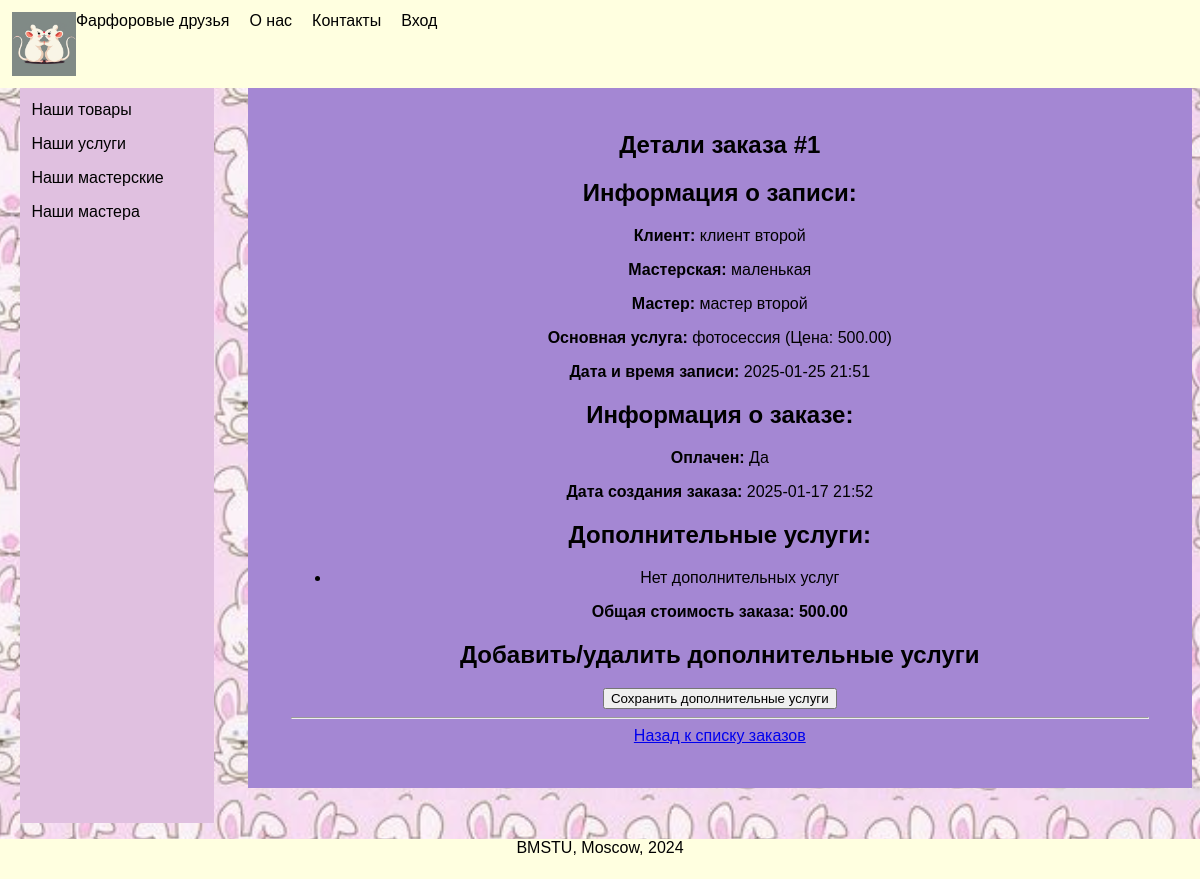
The app's page /orders/1/ with its own data.
### nirs_app/models.py (models this page shows, shortened)
class Order(models.Model):
    appointment = models.ForeignKey(Appointment, on_delete=models.DO_NOTHING)
    purchase_date = models.DateTimeField(null=False, auto_now_add=True)
    is_paid = models.BooleanField(default=False)
    def get_total_amount(self):
        main_service_price = self.appointment.main_service.price
        additional_services_price = self.orderadditionalservice_set.aggregate(
            total_price=models.Sum('service__price')
        )['total_price'] or 0
        return main_service_price + additional_services_price

class Appointment(models.Model):
    workshop = models.ForeignKey(Workshop, on_delete=models.DO_NOTHING)
    master = models.ForeignKey(Master, on_delete=models.DO_NOTHING, null=True, blank=True)
    client = models.ForeignKey(User, on_delete=models.DO_NOTHING, related_name='client_appointments')
    start_time = models.DateTimeField()
    end_time = models.DateTimeField()
    created_at = models.DateTimeField(auto_now_add=True)
    main_service = models.ForeignKey(Service, on_delete=models.DO_NOTHING, related_name="main_appointments")

class User(AbstractUser):
    username = None
    first_name = models.CharField(max_length=43)
    last_name = models.CharField(max_length=43)
    email = models.EmailField(unique=True)
    phone_number = models.CharField(max_length=15)
    is_employee = models.BooleanField(default=False)
    USERNAME_FIELD = 'email'
    REQUIRED_FIELDS = ['first_name', 'last_name']

class Workshop(models.Model):
    photo = models.ImageField(upload_to="images/workshops", default="images/no_photo.png")
    name = models.CharField(max_length=255, unique=True)
    price = models.DecimalField(max_digits=10, decimal_places=2)
    description = models.TextField()
    capacity = models.IntegerField()
    area = models.DecimalField(max_digits=10, decimal_places=1)

class Master(models.Model):
    user = models.OneToOneField(User, on_delete=models.DO_NOTHING, related_name='master')
    experience_since = models.DateField(null=True)
    photo = models.ImageField(upload_to="images/masters", default="images/masters/no_photo.png")

class Service(models.Model):
    photo = models.ImageField(upload_to="images/services", default="images/no_photo.png")
    name = models.CharField(max_length=255, unique=True)
    price = models.DecimalField(max_digits=10, decimal_places=2)
    description = models.TextField()
    duration = models.IntegerField(default=60)
    is_main = models.BooleanField(default=True)

### nirs_app/views.py (the view)
# urls.py: path("<int:order_id>/", views.order_detail_admin_view, name='order_detail_admin'),
def order_detail_admin_view(request, order_id):
    order = get_object_or_404(Order, pk=order_id)
    additional_services = OrderAdditionalService.objects.filter(order=order)
    return render(request, 'orders/order_detail.html', {'order': order, 'additional_services': additional_services})

### nirs_app/context_processors.py (called while the page is built)
def user_role(request):
    if request.user.is_authenticated:
        user = request.user
        role = get_user_role(user)
        return {'role': role}
    return {}

### nirs_app/templates/orders/order_detail.html (shortened to what this page needs)
{% extends "personal/user_personal.html" %}
{% load static %}
{% block content %}
    <section id="products">
        <h1>Детали заказа #{{ order.id }}</h1>
        <h2>Информация о записи:</h2>
          <p><strong>Клиент:</strong> {{ order.appointment.client.first_name }} {{ order.appointment.client.last_name }}</p>
            <p><strong>Мастерская:</strong> {{ order.appointment.workshop.name }}</p>
            {% if order.appointment.master %}
              <p><strong>Мастер:</strong> {{ order.appointment.master.user.first_name }} {{ order.appointment.master.user.last_name }}</p>
            {% endif %}
            <p><strong>Основная услуга:</strong> {{ order.appointment.main_service.name }} (Цена: {{ order.appointment.main_service.price }})</p>
        <p><strong>Дата и время записи:</strong> {{ order.appointment.start_time|date:"Y-m-d H:i" }}</p>
        <h2>Информация о заказе:</h2>
        <p><strong>Оплачен:</strong> {% if order.is_paid %}Да{% else %}Нет{% endif %}</p>
        <p><strong>Дата создания заказа:</strong> {{ order.purchase_date|date:"Y-m-d H:i" }}</p>
         <h2>Дополнительные услуги:</h2>
        <ul>
            {% for service in additional_services %}
                <li>{{ service.service.name }} - {{ service.service.price }}</li>
            {% empty %}
                <li>Нет дополнительных услуг</li>
            {% endfor %}
        </ul>
        <p><strong>Общая стоимость заказа: {{ order.get_total_amount }}</strong></p>
        <h2>Добавить/удалить дополнительные услуги</h2>
        <form method="post">
            <button type="submit">Сохранить дополнительные услуги</button>
        </form>
            <hr>
             <a href="{% url 'orders_list' %}">Назад к списку заказов</a>
    </section>
{% endblock content %}

### nirs_app/static/css/styles.css (style rules this page uses)
body { background-size: cover; background-repeat: repeat-y; background-position: center; height: 100vh; margin: 0; font-family: sans-serif; box-sizing: border-box; }
#products { padding: 5%; width: 100%; height: auto; background-color: #a487d3; }

### records on screen
Order: id "1", appointment.client.first_name "клиент", appointment.client.last_name "второй", appointment.workshop.name "маленькая", appointment.master.user.first_name "мастер", appointment.master.user.last_name "второй", appointment.main_service.name "фотосессия", appointment.main_service.price "500.00", appointment.start_time "2025-01-25 21:51", purchase_date "2025-01-17 21:52", get_total_amount "500.00"
